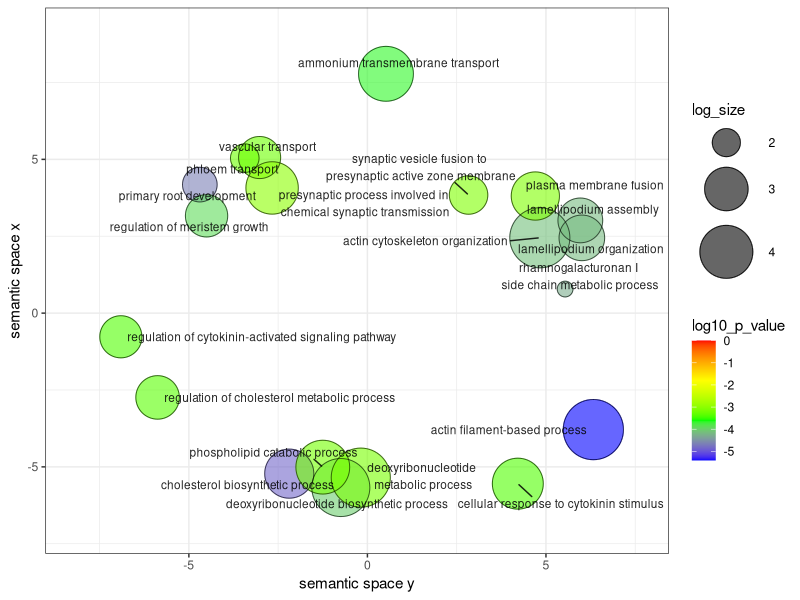
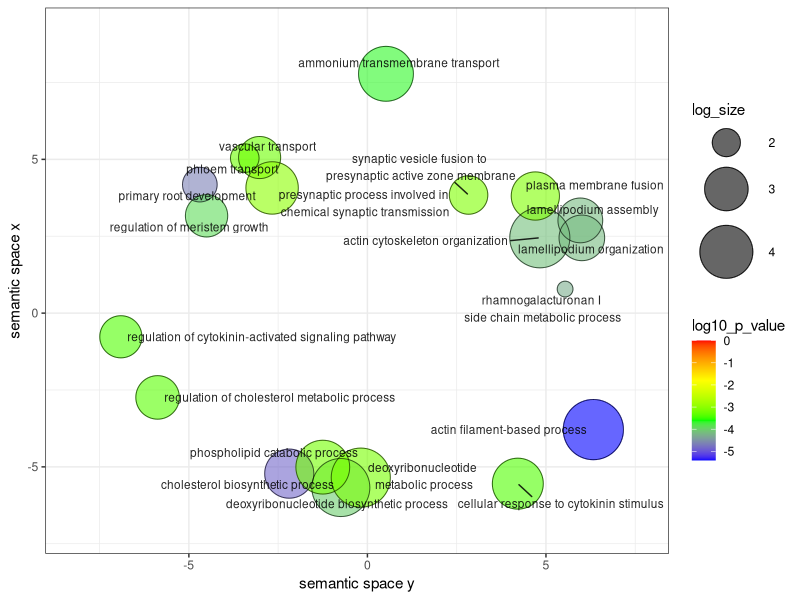

Reproduce these figures in R, in order.
# A plotting R script produced by the Revigo server at http://revigo.irb.hr/
# If you found Revigo useful in your work, please cite the following reference:
# Supek F et al. "REVIGO summarizes and visualizes long lists of Gene Ontology
# terms" PLoS ONE 2011. doi:10.1371/journal.pone.0021800
# http://revigo.irb.hr/Results.aspx?jobid=1945704689
# --------------------------------------------------------------------------
# If you don't have the ggplot2 package installed, uncomment the following line:
# install.packages( "ggplot2" );
library( ggplot2 );
library( ggrepel)

# --------------------------------------------------------------------------
# If you don't have the scales package installed, uncomment the following line:
# install.packages( "scales" );
library( scales );

# --------------------------------------------------------------------------
# Here is your data from Revigo. Scroll down for plot configuration options.

revigo.names <- c("term_ID","description","frequency","plot_X","plot_Y","log_size","log10_p_value","uniqueness","dispensability");
revigo.data <- rbind(c("GO:0006695","cholesterol biosynthetic process",0.0148524363837213,-2.18873515028195,-5.22091778431574,3.55461028522616,-4.85514690693936,0.861745274040473,0),
c("GO:0030029","actin filament-based process",0.377363743500039,6.32712096637477,-3.78850754222606,4.95945639858514,-5.40307659172421,0.990226588339671,0),
c("GO:0080022","primary root development",0.000874160133044687,-4.69319534807439,4.179015370582,2.32633586092875,-4.6604444283948,0.842833436235332,0),
c("GO:0080036","regulation of cytokinin-activated signaling pathway",0.00311134720339602,-6.90440929285323,-0.769938108928796,2.87621784059164,-3.40243499217189,0.96450109400409,0),
c("GO:0071368","cellular response to cytokinin stimulus",0.0237100400067049,4.21185180546435,-5.54669052769081,3.75769962508774,-3.40243499217189,0.991743221456652,0.00782118),
c("GO:0072488","ammonium transmembrane transport",0.0708691148619071,0.519640741573832,7.78282282323375,4.23317385538094,-3.66342209228352,0.944076176791034,0.00848856),
c("GO:0010400","rhamnogalacturonan I \nside chain metabolic process",0.000227861646054302,5.53607477350318,0.782122146562825,1.7481880270062,-4.28040889770618,0.734553656600824,0.03190301),
c("GO:0090181","regulation of cholesterol metabolic process",0.00412636726309245,-5.87593765922476,-2.74155617439478,2.99869515831166,-3.35837029333796,0.964148620594852,0.1165392),
c("GO:0030032","lamellipodium assembly",0.00537753484688153,5.96230595973537,3.01471080821643,3.11360915107303,-4.17089285014785,0.803875878574667,0.21226024),
c("GO:0009263","deoxyribonucleotide biosynthetic process",0.184456073950467,-0.744616429563635,-5.67296420634953,4.64859417407893,-4.02465570701311,0.871206728857534,0.2830333),
c("GO:0030036","actin cytoskeleton organization",0.361612289349158,4.82810279901461,2.44984677644743,4.94093961624909,-4.12871633989144,0.741477196619817,0.31348757),
c("GO:0045026","plasma membrane fusion",0.0119316643752071,4.70273370307236,3.80793202796343,3.45954325828041,-3.11423146427531,0.759218322108861,0.33053434),
c("GO:0010075","regulation of meristem growth",0.00321906361789441,-4.50468851446755,3.16438132766063,2.89097959698969,-3.89705660804548,0.811789296630998,0.34057747),
c("GO:0010232","vascular transport",0.00309477544731934,-3.01891776155919,5.05988252771041,2.87390159786446,-3.23883597208328,0.802074520590397,0.34391436),
c("GO:0009395","phospholipid catabolic process",0.0516790213251157,-1.24970586677883,-5.0095077944348,4.09604055429543,-3.19200112479341,0.868896751040636,0.36943769),
c("GO:0009262","deoxyribonucleotide \nmetabolic process",0.260487290830259,-0.18566287496392,-5.35094321645584,4.79848490527716,-3.16385972731782,0.886206543946334,0.50439436),
c("GO:0097581","lamellipodium organization",0.00648784250401886,6.00499537476062,2.44704826664453,3.19506899646859,-4.17089285014785,0.802444929811298,0.57061658),
c("GO:0010233","phloem transport",0.00042672271897442,-3.4349650306672,5.04028971788467,2.01703333929878,-3.23883597208328,0.814634547227589,0.66243681),
c("GO:0031629","synaptic vesicle fusion to \npresynaptic active zone membrane",0.00159088858336095,2.83281484171003,3.84145399514596,2.5854607295085,-3.11423146427531,0.65693299651306,0.67378106),
c("GO:0099531","presynaptic process involved in \nchemical synaptic transmission",0.0349956031777321,-2.66889702022739,4.07099718083203,3.92675390518974,-3.00540896169249,0.780730773970911,0.68384721));

one.data <- data.frame(revigo.data);
names(one.data) <- revigo.names;
one.data <- one.data [(one.data$plot_X != "null" & one.data$plot_Y != "null"), ];
one.data$plot_X <- as.numeric( as.character(one.data$plot_X) );
one.data$plot_Y <- as.numeric( as.character(one.data$plot_Y) );
one.data$log_size <- as.numeric( as.character(one.data$log_size) );
one.data$log10_p_value <- as.numeric( as.character(one.data$log10_p_value) );
one.data$frequency <- as.numeric( as.character(one.data$frequency) );
one.data$uniqueness <- as.numeric( as.character(one.data$uniqueness) );
one.data$dispensability <- as.numeric( as.character(one.data$dispensability) );
#head(one.data);


# --------------------------------------------------------------------------
# Names of the axes, sizes of the numbers and letters, names of the columns,
# etc. can be changed below

p1 <- ggplot( data = one.data );
p1 <- p1 + geom_point( aes( plot_X, plot_Y, colour = log10_p_value, size = log_size), alpha = I(0.6) ) + scale_size_area();
p1 <- p1 + scale_colour_gradientn( colours = c("blue", "green", "yellow", "red"), limits = c( min(one.data$log10_p_value), 0) );
p1 <- p1 + geom_point( aes(plot_X, plot_Y, size = log_size), shape = 21, fill = "transparent", colour = I (alpha ("black", 0.6) )) + scale_size_area();
p1 <- p1 + scale_size( range=c(5, 20)) + theme_bw(); # + scale_fill_gradientn(colours = heat_hcl(7), limits = c(-300, 0) );
ex <- one.data [ one.data$dispensability < 1, ];
p1 <- p1 + geom_text_repel( data = ex, aes(plot_X, plot_Y, label = description), colour = I(alpha("black", 0.85)), size = 3 );
p1 <- p1 + labs (y = "semantic space x", x = "semantic space y");
p1 <- p1 + theme(legend.key = element_blank()) ;
one.x_range = max(one.data$plot_X) - min(one.data$plot_X);
one.y_range = max(one.data$plot_Y) - min(one.data$plot_Y);
p1 <- p1 + xlim(min(one.data$plot_X)-one.x_range/10,max(one.data$plot_X)+one.x_range/10);
p1 <- p1 + ylim(min(one.data$plot_Y)-one.y_range/10,max(one.data$plot_Y)+one.y_range/10);


# --------------------------------------------------------------------------
# Output the plot to screen

p1;

# Uncomment the line below to also save the plot to a file.
# The file type depends on the extension (default=pdf).

# ggsave("/path_to_your_file/revigo-plot.pdf");
ggsave("figures/DE_E1516_vs_E217_down_BP_REVIGO.png", width=8, height=8, dpi=1200);
